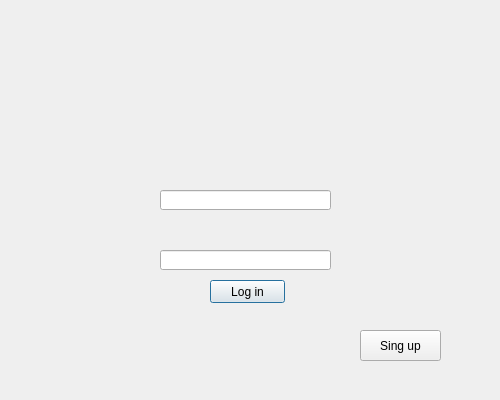
<?xml version="1.0" encoding="UTF-8"?>
<ui version="4.0">
 <class>Control</class>
 <widget class="QDialog" name="Control">
  <property name="geometry">
   <rect>
    <x>0</x>
    <y>0</y>
    <width>500</width>
    <height>400</height>
   </rect>
  </property>
  <property name="windowTitle">
   <string>Dialog</string>
  </property>
  <widget class="QLabel" name="label">
   <property name="geometry">
    <rect>
     <x>-4</x>
     <y>-8</y>
     <width>521</width>
     <height>421</height>
    </rect>
   </property>
   <property name="pixmap">
    <pixmap>:/Img/inicio.jpg</pixmap>
   </property>
  </widget>
  <widget class="QLineEdit" name="lineEdit">
   <property name="geometry">
    <rect>
     <x>160</x>
     <y>190</y>
     <width>171</width>
     <height>20</height>
    </rect>
   </property>
  </widget>
  <widget class="QLineEdit" name="lineEdit_2">
   <property name="geometry">
    <rect>
     <x>160</x>
     <y>250</y>
     <width>171</width>
     <height>20</height>
    </rect>
   </property>
  </widget>
  <widget class="QPushButton" name="pushButton">
   <property name="geometry">
    <rect>
     <x>210</x>
     <y>280</y>
     <width>75</width>
     <height>23</height>
    </rect>
   </property>
   <property name="text">
    <string>Log in</string>
   </property>
  </widget>
  <widget class="QPushButton" name="pushButton_2">
   <property name="geometry">
    <rect>
     <x>360</x>
     <y>330</y>
     <width>81</width>
     <height>31</height>
    </rect>
   </property>
   <property name="text">
    <string>Sing up</string>
   </property>
  </widget>
 </widget>
 <resources/>
 <connections/>
</ui>
